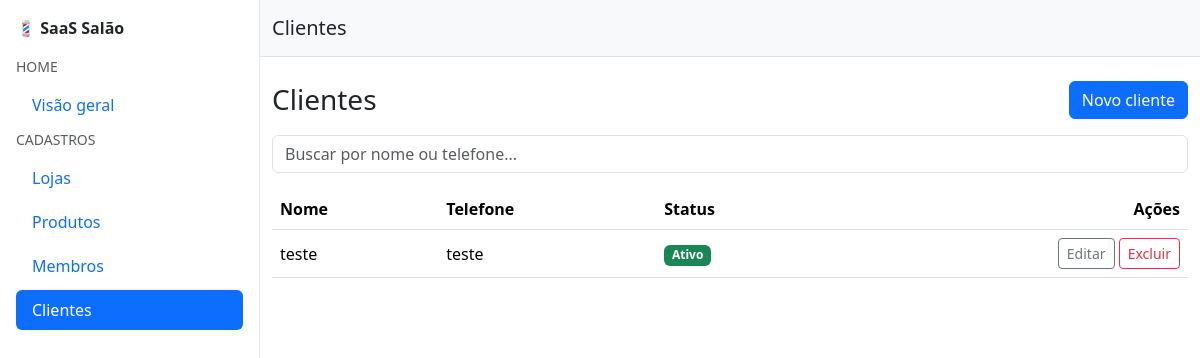
The page /cadastros/clients/ (signed in) on the database its author committed.
### cadastros/models.py (models this page shows, shortened)
class Client(TenantOwnedModel):
    name = models.CharField(max_length=150)
    phone = models.CharField(max_length=32, blank=True)
    is_active = models.BooleanField(default=True)
    notes = models.TextField(blank=True)
    class Meta:
        ordering = ("name",)
        unique_together = [("owner", "phone")]  # evita duplicar telefone dentro do tenant
        indexes = [
            models.Index(fields=["owner", "name"]),
            models.Index(fields=["owner", "phone"]),
        ]

### cadastros/views.py (the view)
# urls.py: path("clients/", views.ClientListView.as_view(), name="client_list"),
class ClientListView(OwnerQuerysetMixin, ListView):
    model = Client
    template_name = "cadastros/clients/list.html"
    context_object_name = "clients"
    paginate_by = 12
    def get(self, request, *args, **kwargs):
        resp = super().get(request, *args, **kwargs)
        if request.headers.get("HX-Request") == "true" and request.GET.get("fragment") == "table":
            ctx = self.get_context_data()
            html = render_to_string("cadastros/clients/_table.html", ctx, request=request)
            return HttpResponse(html)
        return resp

### cadastros/mixins.py (called while the page is built)
    def get_queryset(self):
        qs = super().get_queryset()
        return qs.filter(owner=self.request.user)

### cadastros/templates/cadastros/clients/list.html
{% extends "base.html" %}
{% block header %}Clientes{% endblock %}
{% block content %}
<div class="container py-4">
  <div class="d-flex justify-content-between align-items-center mb-3">
    <h3 class="m-0">Clientes</h3>
    <a class="btn btn-primary"
       hx-get="{% url 'cadastros:client_create' %}"
       hx-target="#appModalContent"
       hx-swap="innerHTML">
      Novo cliente
    </a>
  </div>
  <div class="mb-3">
    <input class="form-control" placeholder="Buscar por nome ou telefone..."
        name="q"
        hx-get="{% url 'cadastros:client_list' %}?fragment=table"
        hx-target="#clients-table"
        hx-trigger="keyup changed delay:300ms">
  </div>
  <div id="clients-table"
        hx-get="{% url 'cadastros:client_list' %}?fragment=table{% if request.GET %}&{{ request.GET.urlencode }}{% endif %}"
        hx-trigger="refreshClientsTable from:body"
        hx-target="#clients-table"
        hx-swap="innerHTML">
    {% include "cadastros/clients/_table.html" %}
  </div>
</div>
{% endblock %}

### cadastros/templates/cadastros/clients/_table.html
<table class="table table-hover align-middle">
  <thead>
    <tr>
      <th>Nome</th>
      <th>Telefone</th>
      <th>Status</th>
      <th class="text-end">Ações</th>
    </tr>
  </thead>
  <tbody>
    {% for c in clients %}
      <tr>
        <td>{{ c.name }}</td>
        <td>{{ c.phone|default:"—" }}</td>
        <td>
          {% if c.is_active %}
            <span class="badge bg-success">Ativo</span>
          {% else %}
            <span class="badge bg-secondary">Inativo</span>
          {% endif %}
        </td>
        <td class="text-end">
          <a class="btn btn-sm btn-outline-secondary"
             hx-get="{% url 'cadastros:client_update' c.pk %}"
             hx-target="#appModalContent"
             hx-swap="innerHTML">Editar</a>
          <a class="btn btn-sm btn-outline-danger"
             hx-get="{% url 'cadastros:client_delete' c.pk %}"
             hx-target="#appModalContent"
             hx-swap="innerHTML">Excluir</a>
        </td>
      </tr>
    {% empty %}
      <tr><td colspan="4" class="text-center text-muted py-4">Nenhum cliente.</td></tr>
    {% endfor %}
  </tbody>
</table>

### templates/base.html (style rules this page uses)
html, body { height: 100%; }

### rows shown on the page
Client: name "teste", phone "teste", is_active "Ativo"
